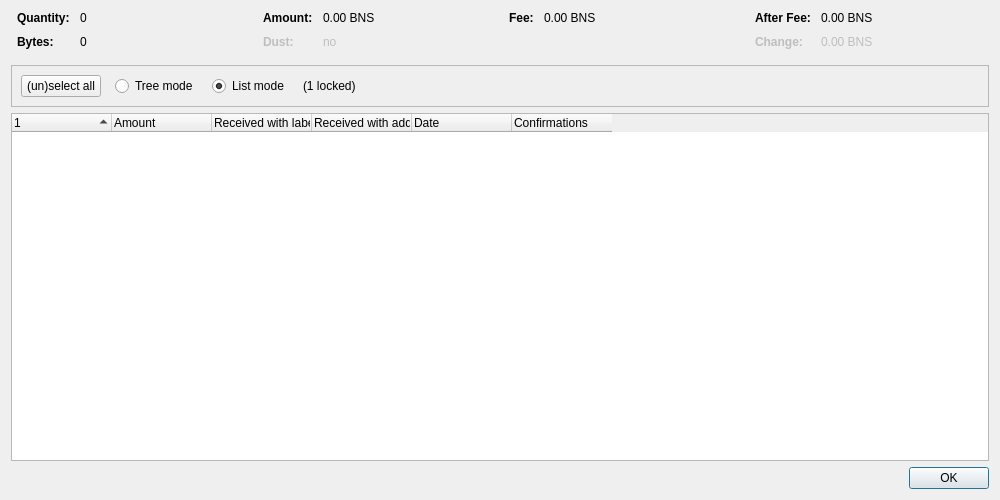
<?xml version="1.0" encoding="UTF-8"?>
<ui version="4.0">
 <class>CoinControlDialog</class>
 <widget class="QDialog" name="CoinControlDialog">
  <property name="geometry">
   <rect>
    <x>0</x>
    <y>0</y>
    <width>1000</width>
    <height>500</height>
   </rect>
  </property>
  <property name="windowTitle">
   <string>Coin Selection</string>
  </property>
  <layout class="QVBoxLayout" name="verticalLayout">
   <item>
    <layout class="QHBoxLayout" name="horizontalLayoutTop" stretch="0,0,0,0">
     <property name="topMargin">
      <number>0</number>
     </property>
     <property name="bottomMargin">
      <number>10</number>
     </property>
     <item>
      <layout class="QFormLayout" name="formLayoutCoinControl1">
       <property name="horizontalSpacing">
        <number>10</number>
       </property>
       <property name="verticalSpacing">
        <number>10</number>
       </property>
       <property name="leftMargin">
        <number>6</number>
       </property>
       <property name="rightMargin">
        <number>6</number>
       </property>
       <item row="0" column="0">
        <widget class="QLabel" name="labelCoinControlQuantityText">
         <property name="font">
          <font>
           <weight>75</weight>
           <bold>true</bold>
          </font>
         </property>
         <property name="text">
          <string>Quantity:</string>
         </property>
        </widget>
       </item>
       <item row="0" column="1">
        <widget class="QLabel" name="labelCoinControlQuantity">
         <property name="cursor">
          <cursorShape>IBeamCursor</cursorShape>
         </property>
         <property name="contextMenuPolicy">
          <enum>Qt::ActionsContextMenu</enum>
         </property>
         <property name="text">
          <string notr="true">0</string>
         </property>
         <property name="textInteractionFlags">
          <set>Qt::LinksAccessibleByMouse|Qt::TextSelectableByKeyboard|Qt::TextSelectableByMouse</set>
         </property>
        </widget>
       </item>
       <item row="1" column="0">
        <widget class="QLabel" name="labelCoinControlBytesText">
         <property name="font">
          <font>
           <weight>75</weight>
           <bold>true</bold>
          </font>
         </property>
         <property name="text">
          <string>Bytes:</string>
         </property>
        </widget>
       </item>
       <item row="1" column="1">
        <widget class="QLabel" name="labelCoinControlBytes">
         <property name="cursor">
          <cursorShape>IBeamCursor</cursorShape>
         </property>
         <property name="contextMenuPolicy">
          <enum>Qt::ActionsContextMenu</enum>
         </property>
         <property name="text">
          <string notr="true">0</string>
         </property>
         <property name="textInteractionFlags">
          <set>Qt::LinksAccessibleByMouse|Qt::TextSelectableByKeyboard|Qt::TextSelectableByMouse</set>
         </property>
        </widget>
       </item>
      </layout>
     </item>
     <item>
      <layout class="QFormLayout" name="formLayoutCoinControl2">
       <property name="horizontalSpacing">
        <number>10</number>
       </property>
       <property name="verticalSpacing">
        <number>10</number>
       </property>
       <property name="leftMargin">
        <number>6</number>
       </property>
       <property name="rightMargin">
        <number>6</number>
       </property>
       <item row="0" column="0">
        <widget class="QLabel" name="labelCoinControlAmountText">
         <property name="font">
          <font>
           <weight>75</weight>
           <bold>true</bold>
          </font>
         </property>
         <property name="text">
          <string>Amount:</string>
         </property>
        </widget>
       </item>
       <item row="0" column="1">
        <widget class="QLabel" name="labelCoinControlAmount">
         <property name="cursor">
          <cursorShape>IBeamCursor</cursorShape>
         </property>
         <property name="contextMenuPolicy">
          <enum>Qt::ActionsContextMenu</enum>
         </property>
         <property name="text">
          <string notr="true">0.00 BNS</string>
         </property>
         <property name="textInteractionFlags">
          <set>Qt::LinksAccessibleByMouse|Qt::TextSelectableByKeyboard|Qt::TextSelectableByMouse</set>
         </property>
        </widget>
       </item>
       <item row="1" column="0">
        <widget class="QLabel" name="labelCoinControlLowOutputText">
         <property name="enabled">
          <bool>false</bool>
         </property>
         <property name="font">
          <font>
           <weight>75</weight>
           <bold>true</bold>
          </font>
         </property>
         <property name="text">
          <string>Dust:</string>
         </property>
        </widget>
       </item>
       <item row="1" column="1">
        <widget class="QLabel" name="labelCoinControlLowOutput">
         <property name="enabled">
          <bool>false</bool>
         </property>
         <property name="cursor">
          <cursorShape>IBeamCursor</cursorShape>
         </property>
         <property name="contextMenuPolicy">
          <enum>Qt::ActionsContextMenu</enum>
         </property>
         <property name="text">
          <string notr="true">no</string>
         </property>
         <property name="textInteractionFlags">
          <set>Qt::LinksAccessibleByMouse|Qt::TextSelectableByKeyboard|Qt::TextSelectableByMouse</set>
         </property>
        </widget>
       </item>
      </layout>
     </item>
     <item>
      <layout class="QFormLayout" name="formLayoutCoinControl3">
       <property name="horizontalSpacing">
        <number>10</number>
       </property>
       <property name="verticalSpacing">
        <number>10</number>
       </property>
       <property name="leftMargin">
        <number>6</number>
       </property>
       <property name="rightMargin">
        <number>6</number>
       </property>
       <item row="0" column="0">
        <widget class="QLabel" name="labelCoinControlFeeText">
         <property name="font">
          <font>
           <weight>75</weight>
           <bold>true</bold>
          </font>
         </property>
         <property name="text">
          <string>Fee:</string>
         </property>
        </widget>
       </item>
       <item row="0" column="1">
        <widget class="QLabel" name="labelCoinControlFee">
         <property name="cursor">
          <cursorShape>IBeamCursor</cursorShape>
         </property>
         <property name="contextMenuPolicy">
          <enum>Qt::ActionsContextMenu</enum>
         </property>
         <property name="text">
          <string notr="true">0.00 BNS</string>
         </property>
         <property name="textInteractionFlags">
          <set>Qt::LinksAccessibleByMouse|Qt::TextSelectableByKeyboard|Qt::TextSelectableByMouse</set>
         </property>
        </widget>
       </item>
      </layout>
     </item>
     <item>
      <layout class="QFormLayout" name="formLayoutCoinControl4">
       <property name="horizontalSpacing">
        <number>10</number>
       </property>
       <property name="verticalSpacing">
        <number>10</number>
       </property>
       <property name="leftMargin">
        <number>6</number>
       </property>
       <property name="rightMargin">
        <number>6</number>
       </property>
       <item row="0" column="0">
        <widget class="QLabel" name="labelCoinControlAfterFeeText">
         <property name="font">
          <font>
           <weight>75</weight>
           <bold>true</bold>
          </font>
         </property>
         <property name="text">
          <string>After Fee:</string>
         </property>
        </widget>
       </item>
       <item row="0" column="1">
        <widget class="QLabel" name="labelCoinControlAfterFee">
         <property name="cursor">
          <cursorShape>IBeamCursor</cursorShape>
         </property>
         <property name="contextMenuPolicy">
          <enum>Qt::ActionsContextMenu</enum>
         </property>
         <property name="text">
          <string notr="true">0.00 BNS</string>
         </property>
         <property name="textInteractionFlags">
          <set>Qt::LinksAccessibleByMouse|Qt::TextSelectableByKeyboard|Qt::TextSelectableByMouse</set>
         </property>
        </widget>
       </item>
       <item row="1" column="0">
        <widget class="QLabel" name="labelCoinControlChangeText">
         <property name="enabled">
          <bool>false</bool>
         </property>
         <property name="font">
          <font>
           <weight>75</weight>
           <bold>true</bold>
          </font>
         </property>
         <property name="text">
          <string>Change:</string>
         </property>
        </widget>
       </item>
       <item row="1" column="1">
        <widget class="QLabel" name="labelCoinControlChange">
         <property name="enabled">
          <bool>false</bool>
         </property>
         <property name="cursor">
          <cursorShape>IBeamCursor</cursorShape>
         </property>
         <property name="contextMenuPolicy">
          <enum>Qt::ActionsContextMenu</enum>
         </property>
         <property name="text">
          <string notr="true">0.00 BNS</string>
         </property>
         <property name="textInteractionFlags">
          <set>Qt::LinksAccessibleByMouse|Qt::TextSelectableByKeyboard|Qt::TextSelectableByMouse</set>
         </property>
        </widget>
       </item>
      </layout>
     </item>
    </layout>
   </item>
   <item>
    <widget class="QFrame" name="frame">
     <property name="minimumSize">
      <size>
       <width>0</width>
       <height>40</height>
      </size>
     </property>
     <property name="frameShape">
      <enum>QFrame::StyledPanel</enum>
     </property>
     <property name="frameShadow">
      <enum>QFrame::Sunken</enum>
     </property>
     <layout class="QHBoxLayout" name="horizontalLayout">
      <item>
       <layout class="QHBoxLayout" name="horizontalLayoutPanel" stretch="0,0,0,0,0">
        <property name="spacing">
         <number>14</number>
        </property>
        <item>
         <widget class="QPushButton" name="pushButtonSelectAll">
          <property name="sizePolicy">
           <sizepolicy hsizetype="Maximum" vsizetype="Fixed">
            <horstretch>0</horstretch>
            <verstretch>0</verstretch>
           </sizepolicy>
          </property>
          <property name="text">
           <string>(un)select all</string>
          </property>
          <property name="autoDefault">
           <bool>false</bool>
          </property>
         </widget>
        </item>
        <item>
         <widget class="QRadioButton" name="radioTreeMode">
          <property name="sizePolicy">
           <sizepolicy hsizetype="Maximum" vsizetype="Fixed">
            <horstretch>0</horstretch>
            <verstretch>0</verstretch>
           </sizepolicy>
          </property>
          <property name="text">
           <string>Tree mode</string>
          </property>
         </widget>
        </item>
        <item>
         <widget class="QRadioButton" name="radioListMode">
          <property name="sizePolicy">
           <sizepolicy hsizetype="Maximum" vsizetype="Fixed">
            <horstretch>0</horstretch>
            <verstretch>0</verstretch>
           </sizepolicy>
          </property>
          <property name="text">
           <string>List mode</string>
          </property>
          <property name="checked">
           <bool>true</bool>
          </property>
         </widget>
        </item>
        <item>
         <widget class="QLabel" name="labelLocked">
          <property name="text">
           <string notr="true">(1 locked)</string>
          </property>
         </widget>
        </item>
        <item>
         <spacer name="horizontalSpacer">
          <property name="orientation">
           <enum>Qt::Horizontal</enum>
          </property>
          <property name="sizeHint" stdset="0">
           <size>
            <width>40</width>
            <height>20</height>
           </size>
          </property>
         </spacer>
        </item>
       </layout>
      </item>
     </layout>
    </widget>
   </item>
   <item>
    <widget class="CoinControlTreeWidget" name="treeWidget">
     <property name="contextMenuPolicy">
      <enum>Qt::CustomContextMenu</enum>
     </property>
     <property name="sortingEnabled">
      <bool>false</bool>
     </property>
     <property name="columnCount">
      <number>6</number>
     </property>
     <attribute name="headerShowSortIndicator" stdset="0">
      <bool>true</bool>
     </attribute>
     <attribute name="headerStretchLastSection">
      <bool>false</bool>
     </attribute>
     <column>
      <property name="text">
       <string/>
      </property>
     </column>
     <column>
      <property name="text">
       <string>Amount</string>
      </property>
     </column>
     <column>
      <property name="text">
       <string>Received with label</string>
      </property>
     </column>
     <column>
      <property name="text">
       <string>Received with address</string>
      </property>
     </column>
     <column>
      <property name="text">
       <string>Date</string>
      </property>
     </column>
     <column>
      <property name="text">
       <string>Confirmations</string>
      </property>
      <property name="toolTip">
       <string>Confirmed</string>
      </property>
     </column>
     <column>
      <property name="text">
       <string/>
      </property>
     </column>
     <column>
      <property name="text">
       <string/>
      </property>
     </column>
     <column>
      <property name="text">
       <string/>
      </property>
     </column>
     <column>
      <property name="text">
       <string/>
      </property>
     </column>
    </widget>
   </item>
   <item>
    <widget class="QDialogButtonBox" name="buttonBox">
     <property name="orientation">
      <enum>Qt::Horizontal</enum>
     </property>
     <property name="standardButtons">
      <set>QDialogButtonBox::Ok</set>
     </property>
    </widget>
   </item>
  </layout>
 </widget>
 <customwidgets>
  <customwidget>
   <class>CoinControlTreeWidget</class>
   <extends>QTreeWidget</extends>
   <header>qt/coincontroltreewidget.h</header>
  </customwidget>
 </customwidgets>
 <resources/>
 <connections/>
</ui>
